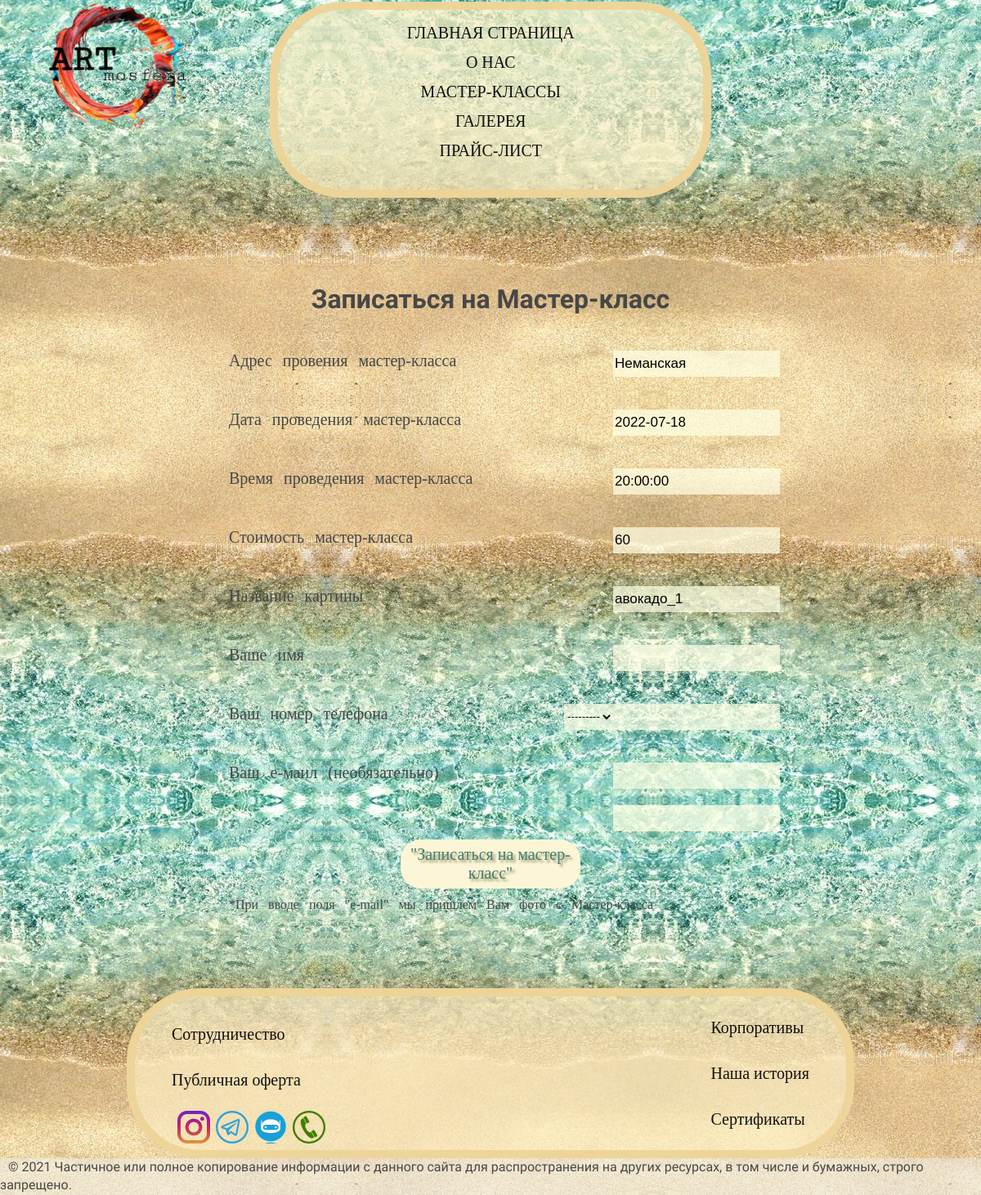
/form_writer/3/1/, run on the app's committed database.
### picture/models.py (models this page shows, shortened)
class MasterClass(models.Model):
    local = models.CharField(max_length=180)
    date_mk = models.DateField()
    time_mk = models.TimeField()
    price = models.CharField(max_length=80)
    view_of_clients = models.CharField(max_length=120)
    foto = models.ImageField(upload_to="picture")
    name_picture = models.CharField(max_length=16, null=True)
    activation = models.BooleanField(default=True)
    class Meta:
        verbose_name = "Мастер-классы"
        verbose_name_plural = "Мастер-классы"

class Gallery_picture(models.Model):
    name_picture = models.CharField(max_length=180)
    foto = models.ImageField(upload_to="picture")
    class Meta:
        verbose_name = "Галерея"
        verbose_name_plural = "Галерея"

### picture/views.py (the view)
# urls.py: path('form_writer/<int:ip_mk>/<int:ip_pict>/', form_writer, name='form_writer'),    #http://127.0.0.1:8000/form_write/
def form_writer(request, ip_mk, ip_pict):
    mk = MasterClass.objects.filter(pk=ip_mk)
    pict = Gallery_picture.objects.filter(pk=ip_pict)
    if request.method == 'POST':
        form = FormWrite(ip_mk, ip_pict, request.POST)
        if form.is_valid():
            form.save()
            return redirect('redirect_s')
    else:
        form = FormWrite(ip_mk, ip_pict)
    context = {'form': form,
               'mk': mk,
               'pict': pict,
               'bot_nav1': menu_site[7:10],
               'bot_nav2': menu_site[10:13],
               'title': menu_site[14]['name_list'],
               'head': menu_site[14]['name_list']}
    return render(request, 'picture/form_writer.html', context=context)

### picture/templates/picture/form_writer.html (shortened to what this page needs)
{% extends 'picture/base.html' %}
{% block content %}
<div class="preview">
    <h1 class="name__list">{{ title }}</h1>
    <div class="content__form">
        <form method="post">
            <div class="form_grid">
                {% for f in form %}
                {% if f.label == "Mobil_code" %}
                <div id="tel__style">{{ f }}</div>
                {% elif f.label == "Captcha" %}
                {{ f }}
                {% else %}
                <div class="label__f" id="label_{{ f.id_for_label }}"><p>{{f.label}}</p></div>
                <div class="input__f" id="form_{{ f.id_for_label }}"><p><label class="form-label"></label>{{ f }}</p></div>
                <div class="form-error">{{ f.errors }}</div>
                {% endif %}
                {% endfor %}
            </div>
            <div class="block_button">
                <button type="submit" class="btn__form" >"Записаться на мастер-класс"</button><br>
            </div>
        </form>
        <p id="also">*При вводе поля "e-mail" мы пришлем Вам фото с Мастер-класса</p>
    </div>
</div>
{% endblock %}

### picture/static/picture/css/styles.css (style rules this page uses)
html, body { margin: 0; padding: 0; background-image: url(../images/sea.png); background-repeat: repeat; background-size: auto; background-attachment: fixed; font-family: 'Play', sans-serif; height: 100%; width: 100%; color: #474747; min-width: 840px; line-height: 1.4; }
h1, h2, h3, h4, h5, h6 { margin: 0; }
.name__list { text-align: center; margin: auto; margin-top: 100px; margin-bottom: 20px; }
.content__form { font-family: 'Comfortaa', cursive; font-size: 20px; line-height: 1.2; width: 640px; height: 800px; word-spacing: 0.4em; margin: auto; -moz-hyphens: auto; -ms-hyphens: auto; }
.form_grid { display: grid; grid-template-columns: repeat(3, 1fr); }
#label_id_local { grid-column: 1; grid-row: 1; }
#form_id_local { grid-column: 3; grid-row: 1; }
#label_id_date_mk { grid-column: 1; grid-row: 2; }
#form_id_date_mk { grid-column: 3; grid-row: 2; }
#label_id_time_mk { grid-column: 1; grid-row: 3; }
#form_id_time_mk { grid-column: 3; grid-row: 3; }
#label_id_price { grid-column: 1; grid-row: 4; }
#form_id_price { grid-column: 3; grid-row: 4; }
#label_id_name_picture { grid-column: 1; grid-row: 5; }
#form_id_name_picture { grid-column: 3; grid-row: 5; }
#label_id_name_guest { grid-column: 1; grid-row: 6; }
#form_id_name_guest { grid-column: 3; grid-row: 6; }
#label_id_tel_guest { grid-column: 1; grid-row: 7; }
#form_id_tel_guest { grid-column: 3; grid-row: 7; }
#id_mobil_code { height: 32px; background-color: rgb(256 256 230/70%); border: none; }
#tel__style { grid-column: 2; grid-row: 7; width: 110px; text-align: end; margin: 20px 0; }
#label_id_email_guest { grid-column: 1; grid-row: 8; }
#form_id_email_guest { grid-column: 3; grid-row: 8; }
.label__f { width: 360px; }
.input__f { width: auto; }
form input { background-color: rgb(256 256 230/70%); border: none; width: 200px; height: 30px; font-size: 17px; }
.form-error { color: red; grid-column-start: 1; grid-column-end: 3; }
.block_button { text-align: center; }
.btn__form { width: 220px; margin: 10px; font-family: 'Comfortaa', cursive; font-size: 20px; color: #427d72; background: #fdf6d6; border: 6px solid #fdf6d6ad; border-radius: 25px; text-shadow: 3px 3px 3px #918f68; }
#also { font-size: 16px; margin: 0; }

### data on the page
MasterClass: form "Неманская" "60"
Gallery_picture: form "авокадо_1"

### other printed values
{{ title }} "Записаться на Мастер-класс"
{{ f.label }} "Адрес провения мастер-класса" "Дата проведения мастер-класса" "Время проведения мастер-класса" "Стоимость мастер-класса" "Название картины" "Ваше имя" "Ваш номер телефона" "Ваш е-маил (необязательно)"
{{ bn1.name_list }} "Сотрудничество" "Публичная оферта"
{{ bn2.name_list }} "Корпоративы" "Наша история" "Сертификаты"
